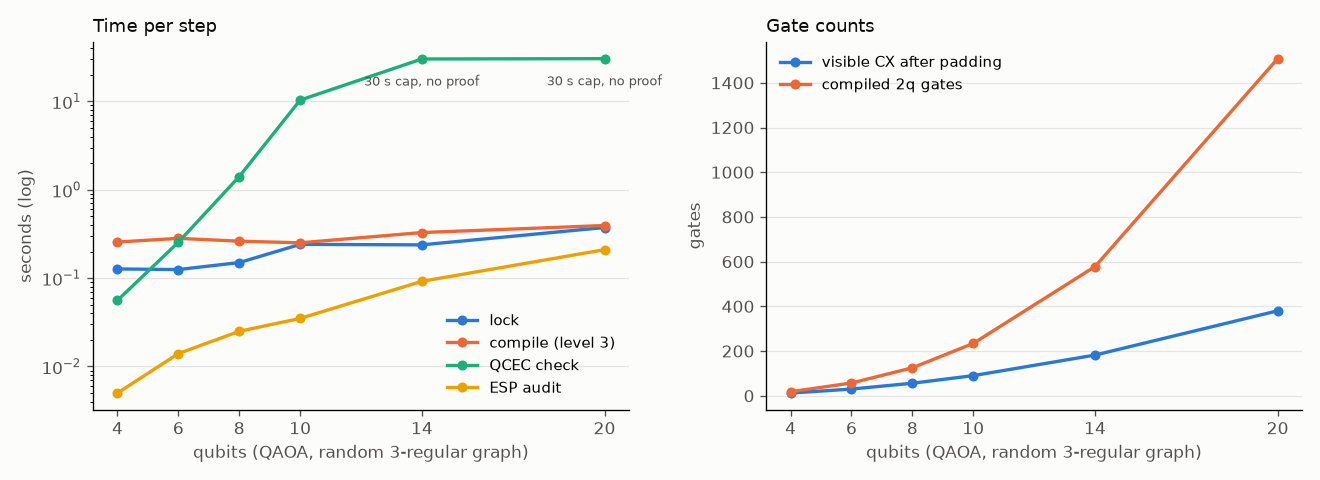

Reproduce this figure in Python.
"""Scaling: what lock, compile, QCEC and the fidelity audit cost as QAOA grows.

One-layer QAOA MaxCut on a random 3-regular graph (graph seed = n, so the inputs are fixed;
the lock still draws OS entropy) at 4-20 qubits, compiled honestly for FakeBrisbane. QCEC runs
twice: the pipeline's check_function (30 s QCEC timeout, then REJECT) and raw QCEC with 110 s.
Each size runs in its own process; a step that takes over 120 s stops that size and is
recorded as a timeout. Writes bench/scaling.csv and bench/scaling.png.
    python bench/scaling.py            (~6 min; --chart redraws the PNG from the CSV)
"""
import csv
import multiprocessing as mp
import queue
import sys
import time
from pathlib import Path

ROOT = Path(__file__).resolve().parent.parent
sys.path.insert(0, str(ROOT))

SIZES, STEP_LIMIT = (4, 6, 8, 10, 14, 20), 120
CSV, PNG = ROOT / "bench" / "scaling.csv", ROOT / "bench" / "scaling.png"
FIELDS = ["qubits", "edges", "lock_s", "visible_cx", "decoy_pairs", "compile_s", "compiled_2q",
          "qcec_s", "qcec_verdict", "audit_s", "audit_verdict", "qcec_110_s", "qcec_110_verdict", "status"]


def worker(n, out):
    """Run the pipeline steps for one size, reporting each result as soon as it exists."""
    import rustworkx as rx
    from mqt import qcec
    from qiskit_ibm_runtime.fake_provider import FakeBrisbane

    from circuits import qaoa_maxcut
    from compilers import honest
    from lock import lock, unlock
    from verify import audit_fidelity, check_function

    edges = sorted(tuple(sorted(e)) for e in rx.random_regular_graph(n, 3, seed=n).edge_list())
    circuit, backend = qaoa_maxcut(edges=edges, n=n), FakeBrisbane()
    out.put({"qubits": n, "edges": len(edges)})

    t = time.perf_counter()
    locked = lock(circuit)
    visible = sum(1 for i in locked.circuit.data if i.operation.name == "cx")
    out.put({"lock_s": time.perf_counter() - t, "visible_cx": visible, "decoy_pairs": locked.decoys})

    t = time.perf_counter()
    compiled = honest(locked.circuit, backend, seed=7)
    two_q = sum(v for k, v in compiled.count_ops().items() if k in ("cx", "cz", "ecr"))
    out.put({"compile_s": time.perf_counter() - t, "compiled_2q": two_q})

    final = unlock(compiled, locked.key)
    t = time.perf_counter()
    functional = check_function(circuit, final)  # the pipeline's own check, incl. its 30 s QCEC timeout
    out.put({"qcec_s": time.perf_counter() - t, "qcec_verdict": functional["verdict"]})

    t = time.perf_counter()
    fidelity = audit_fidelity(final, backend, final)  # the ESP pass itself; the baseline compile is compile_s
    out.put({"audit_s": time.perf_counter() - t, "audit_verdict": fidelity["verdict"]})

    t = time.perf_counter()  # would a longer QCEC timeout than the pipeline's 30 s settle it?
    res = qcec.verify(circuit, final, run_zx_checker=False, parallel=False, timeout=STEP_LIMIT - 10)
    out.put({"qcec_110_s": time.perf_counter() - t, "qcec_110_verdict": str(res.equivalence).split(".")[-1],
             "status": "ok"})


def measure(n):
    out = mp.Queue()
    proc = mp.Process(target=worker, args=(n, out), daemon=True)
    proc.start()
    row = {}
    while row.get("status") != "ok":
        try:
            row.update(out.get(timeout=STEP_LIMIT))
        except queue.Empty:
            done = [f for f in FIELDS if f in row]
            row["status"] = "error" if not proc.is_alive() else f"timeout after {done[-1] if done else 'start'}"
            break
    proc.kill()
    row.setdefault("qubits", n)
    return {k: round(v, 3) if isinstance(v, float) else v for k, v in row.items()}


def chart(rows):
    import matplotlib
    matplotlib.use("Agg")
    import matplotlib.pyplot as plt
    colors = ["#2a78d6", "#eb6834", "#1baf7a", "#eda100"]
    ink, muted, surface = "#0b0b0b", "#52514e", "#fcfcfb"
    fig, (a, b) = plt.subplots(1, 2, figsize=(11, 4), facecolor=surface)
    for key, label, c in zip(("lock_s", "compile_s", "qcec_s", "audit_s"),
                             ("lock", "compile (level 3)", "QCEC check", "ESP audit"), colors):
        pts = [(r["qubits"], r[key]) for r in rows if isinstance(r.get(key), float)]
        if pts:
            a.plot(*zip(*pts), color=c, lw=2, marker="o", ms=5, label=label)
    for r in rows:  # the pipeline's check gave up: no proof, so an honest compile would be REJECTed
        if r.get("qcec_verdict") not in (None, "equivalent", "equivalent_up_to_global_phase"):
            a.annotate("30 s cap, no proof",(r["qubits"], r["qcec_s"]), textcoords="offset points",
                       xytext=(0, -16), ha="center", fontsize=8, color=muted)
    a.set_yscale("log")
    a.set_ylabel("seconds (log)", color=muted)
    a.set_title("Time per step", color=ink, fontsize=11, loc="left")
    for key, label, c in zip(("visible_cx", "compiled_2q"), ("visible CX after padding", "compiled 2q gates"),
                             colors):
        pts = [(r["qubits"], r[key]) for r in rows if isinstance(r.get(key), int)]
        if pts:
            b.plot(*zip(*pts), color=c, lw=2, marker="o", ms=5, label=label)
    b.set_ylabel("gates", color=muted)
    b.set_title("Gate counts", color=ink, fontsize=11, loc="left")
    for ax in (a, b):
        ax.set_facecolor(surface)
        ax.set_xlabel("qubits (QAOA, random 3-regular graph)", color=muted)
        ax.set_xticks(SIZES)
        ax.grid(axis="y", color="#e6e5e0", lw=0.8)
        for side in ("top", "right"):
            ax.spines[side].set_visible(False)
        ax.tick_params(colors=muted)
        ax.legend(frameon=False, fontsize=9)
    fig.tight_layout()
    fig.savefig(PNG, dpi=120)


def main():
    if "--chart" in sys.argv:  # redraw from the CSV without re-measuring
        num = lambda v: int(v) if v.isdigit() else float(v) if v.replace(".", "", 1).isdigit() else v
        chart([{k: num(v) for k, v in r.items() if v} for r in csv.DictReader(CSV.open())])
        return
    rows = []
    for n in SIZES:
        rows.append(measure(n))
        print(rows[-1], flush=True)
    with CSV.open("w", newline="") as f:
        w = csv.DictWriter(f, fieldnames=FIELDS)
        w.writeheader()
        w.writerows(rows)
    chart(rows)


if __name__ == "__main__":
    main()
